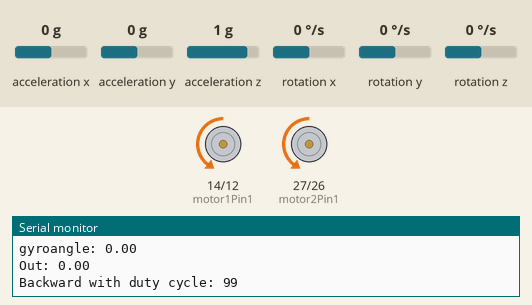
Bench run of a sketch on a simulated ESP32. Parts: motor-driver pin pairs drawn as motors (green arrow = first pin HIGH = forward, orange = second pin HIGH = backward, longer = more drive, scaled by the enable pin), the last lines printed to the serial monitor. The inputs (shaded band) are chosen by the test bench; at power-on: acceleration x 0 g, acceleration y 0 g, acceleration z 1 g, rotation x 0 °/s, rotation y 0 °/s, rotation z 0 °/s.

Above: at 3.2 s.
3.3 s: acceleration x set to 0.8 g
At 3.8 s:
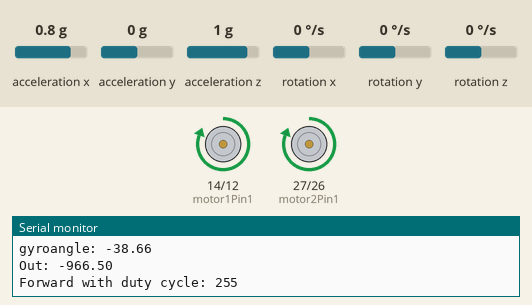
4.8 s: acceleration x set to -1.4 g
At 5.2 s:
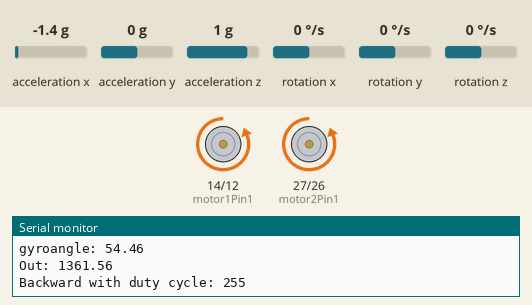
6.4 s: acceleration x set to 0.1 g
At 6.7 s:
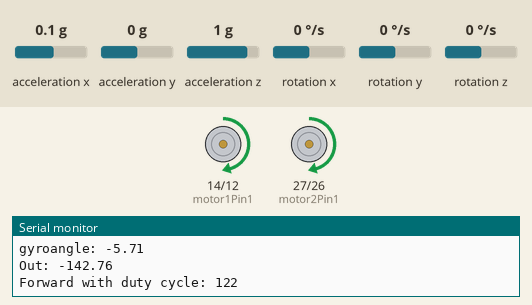
7.9 s: acceleration x set to 1.4 g
At 9.3 s:
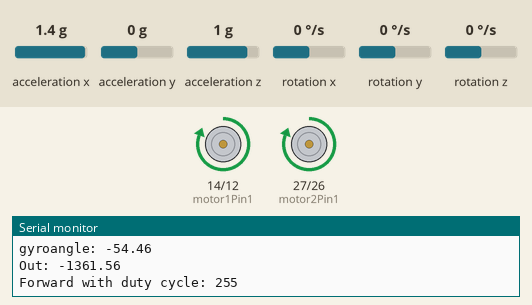
Timing chart, 0 to 10.4 s (numbered marks = the images above; inputs shaded):
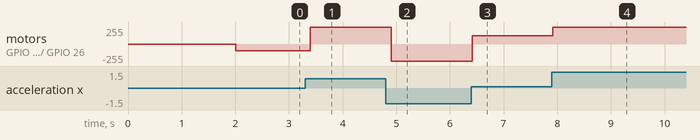

The sketch:

self_balancing_code.ino
```cpp
#include "Wire.h"
#include <MPU6050_light.h>

int rotation_duration = 100;
int max1 = 0;
int max2 = 0;

// Motor A
int motor1Pin1 = 14;
int motor1Pin2 = 12;
int enable1Pin = 13;

// Motor B
int motor2Pin1 = 27;
int motor2Pin2 = 26;
int enable2Pin = 25;

// Setting PWM properties
const int freq = 30000;
const int pwmChannel = 0;
const int resolution = 8;
// resolution is 8, 2^8 = 256. So duty cycle should take values from 0 to 255. Map it accordingly to percentage.

// PID constants
double kp = 25;
double ki = 0;//100;
double kd = 0;//0.2;
float gyroAngle = 0;
unsigned long currentTime, previousTime;
double elapsedTime;
double error;
double lastError;
double input, output, setPoint;
double cumError, rateError;

MPU6050 mpu(Wire);
unsigned long timer = 0;

void moveForward(int speedDuty)
{ // speedDuty is an int from 0 to 255

  // setting both motors to 'forward' configuration
  digitalWrite(motor1Pin1, HIGH);
  digitalWrite(motor1Pin2, LOW);
  digitalWrite(motor2Pin1, HIGH);
  digitalWrite(motor2Pin2, LOW);

  ledcWrite(pwmChannel, speedDuty);
  Serial.print("Forward with duty cycle: ");
  Serial.println(speedDuty);
  // should maintain this signal until it starts rotating in the opposite direction
  volatile long int prev_t = millis();
  while(millis() - prev_t < rotation_duration){mpu.update();};

}

void moveBackward(int speedDuty)
{

  // setting both motors to 'forward' configuration
  digitalWrite(motor1Pin1, LOW);
  digitalWrite(motor1Pin2, HIGH);
  digitalWrite(motor2Pin1, LOW);
  digitalWrite(motor2Pin2, HIGH);

  ledcWrite(pwmChannel, speedDuty);
  Serial.print("Backward with duty cycle: ");
  Serial.println(speedDuty);
  // should maintain this signal until it starts rotating in the opposite direction

  volatile long int prev_t = millis();
  while(millis() - prev_t < rotation_duration){mpu.update();};
}


void setup(void)
{
  Serial.begin(115200);
  Wire.begin();

  byte status = mpu.begin();
  Serial.print(F("MPU6050 status: "));
  Serial.println(status);
  while(status!=0){ } // stop everything if could not connect to MPU6050

  Serial.println(F("Calculating offsets, do not move MPU6050"));
  delay(1000);
  // mpu.upsideDownMounting = true; // uncomment this line if the MPU6050 is mounted upside-down
  mpu.calcOffsets(); // gyro and accelero
  Serial.println("Done!\n");

  // sets the pins as outputs:
  pinMode(motor1Pin1, OUTPUT);
  pinMode(motor1Pin2, OUTPUT);

  pinMode(motor2Pin1, OUTPUT);
  pinMode(motor2Pin2, OUTPUT);

  pinMode(enable1Pin, OUTPUT);
  pinMode(enable2Pin, OUTPUT);

  // configure LED Control PWM functionalities -- setting up a PWM channel to create the signal (there are 16 PWM Channels from 0 to 15)
  // LEDC is used to generate PWM signals, but not necessarily only for LEDs
  ledcSetup(pwmChannel, freq, resolution);

  // attach the channel to the GPIO to be controlled -- channeling the same PWM signal through enable1Pin and enable2Pin
  ledcAttachPin(enable1Pin, pwmChannel);
  ledcAttachPin(enable2Pin, pwmChannel);

}

void loop()
{
   mpu.update();

  //if((millis()-timer)>10){ // print data every 10ms
    gyroAngle = mpu.getAngleY();
  Serial.print(" Y : ");
  Serial.println(gyroAngle);
  //timer = millis();

  // NOW NEED MAKE IT SELF-BALANCE

  int speeda; // duty cycle 0 to 255 for motor

  // PID Control Algorithm

  // Calculate angle of inclination
  currentTime = millis();                             // get current time
  elapsedTime = (double)(currentTime - previousTime); // compute time elapsed from previous computation

  error =  gyroAngle;                       // determine error
  cumError += error * elapsedTime/1000;               // compute integral
  rateError = (error - lastError)*1000 / elapsedTime; // compute derivative
  //[-174, -173] --> [0,7]

  if(cumError > -2500 && cumError < 2500) {}
  else cumError = 0;

  float out = kp * error ;//+ ki * cumError + kd * rateError; // PID output
  Serial.print("error :");
  Serial.print(error);
  Serial.print(", cumError :");
  Serial.print(cumError);
  Serial.print(", rateError :");
  Serial.println(rateError);
  Serial.print("gyroangle: ");
  Serial.println(error);
  Serial.print("Out: ");
  Serial.println(out);
  lastError = error; // remember current error
  int base_speed = 100;
  int c = 155;
  if (out < 0)
  {
    // -ve error means + y axis will tilt downwards
    //speeda = base_speed + (int)(-out);
    if( max1 < int(-out)) max1 = -out;
    speeda = base_speed + map(-out,0,max1,0,c);
    moveForward(speeda); // along + y
  }
  else
  {
    //speeda = base_speed + out;
    if( max2 < out) max2 = out;
    speeda = base_speed + map(out,0,max2,0,c);
    moveBackward(speeda); // along - y
  }

  previousTime = currentTime;

}
```

Measured:
- after the input at 3.3 s, motor on GPIO 14 (motor1Pin1) / GPIO 12 (motor1Pin2), motor on GPIO 27 (motor2Pin1) / GPIO 26 (motor2Pin2): backward 99/255 → forward 255/255 after 0.10 s
- after the input at 4.8 s, motor on GPIO 14 (motor1Pin1) / GPIO 12 (motor1Pin2), motor on GPIO 27 (motor2Pin1) / GPIO 26 (motor2Pin2): forward 255/255 → backward 255/255 after 0.11 s
- after the input at 6.4 s, motor on GPIO 14 (motor1Pin1) / GPIO 12 (motor1Pin2), motor on GPIO 27 (motor2Pin1) / GPIO 26 (motor2Pin2): backward 255/255 → forward 122/255 at once
- after the input at 7.9 s, motor on GPIO 14 (motor1Pin1) / GPIO 12 (motor1Pin2), motor on GPIO 27 (motor2Pin1) / GPIO 26 (motor2Pin2): forward 122/255 → forward 255/255 at once
